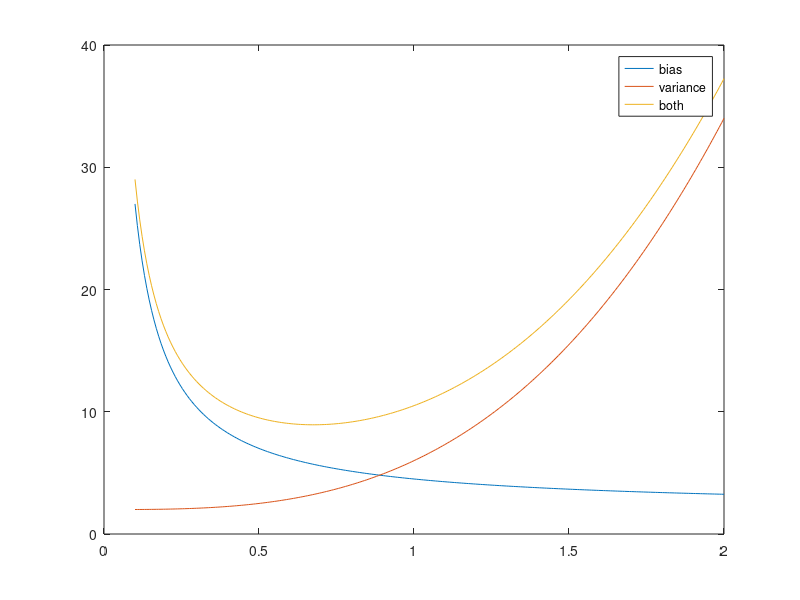

Write MATLAB code to recreate this figure. (Note: this script raises an error after producing the figure.)
%%%%%%%%%%%%%%%%%%%%%%%%%%%%%%%%%%%%%%%%%%%%%%%%%%%%%%%%%%%%%%%%%%%%%%%%%%%
%%%%%%%%%%%%%%%%%%%%%%%%%%%%%%%%%%%%%%%%%%%%%%%%%%%%%%%%%%%%%%%%%%%%%%%%%%%
%% Generate data for the Bias-Variance Plot
x = linspace(0.1,2,250)';
y_bias = 5 ./ (2*x) + 2;
y_var = 4*x.^3 + 2;
y_both = y_bias + y_var;
[optim, o_idx] = min(y_both);
%%
%T = table(x, y_bias, y_var, y_bias+y_var, ones(size(x))*x(o_idx), 'VariableNames', {'x', 'bias', 'variance', 'both', 'optimum'});
%writetable(T, "bias-variance-decomposition.txt", 'Delimiter', ' ');
plot(x, y_bias); hold on;
plot(x, y_var);
plot(x, y_bias + y_var)
legend('bias', 'variance', 'both');
xline(x(o_idx));
%%%%%%%%%%%%%%%%%%%%%%%%%%%%%%%%%%%%%%%%%%%%%%%%%%%%%%%%%%%%%%%%%%%%%%%%%%%
%%%%%%%%%%%%%%%%%%%%%%%%%%%%%%%%%%%%%%%%%%%%%%%%%%%%%%%%%%%%%%%%%%%%%%%%%%%
%% Generate data for the spline-types plot
x = linspace(0,1,1000)';

knots_e = 0:0.1:1;
knots_q = [0, 0.1, 0.2, 0.38, 0.46, 0.52, 0.56, 0.83, 0.88, 0.9, 1];
knots = knots_e';
kidx = 1;
B0 = Bspline.basisfunction(x, knots, kidx, 0);
B1 = Bspline.basisfunction(x, knots, kidx+1, 1);
B2 = Bspline.basisfunction(x, knots, kidx+2, 2);
B3 = Bspline.basisfunction(x, knots, kidx+3, 3);

%%
%k_save = [knots; zeros(numel(B0)-length(knots), 1)];
%T = table(x, B0, B1, B2, B3, k_save, 'VariableNames', {'x', 'B0', 'B1', 'B2', 'B3', 'knots'});
%writetable(T, "spline-types-quantile.txt", 'Delimiter', ' ');
%%
figure();
plot(x, B0); hold on;
plot(x, B1); 
plot(x, B2);
plot(x, B3);
legend('B0', 'B1', 'B2', 'B3');
scatter(knots, zeros(size(knots)));
for k=1:numel(knots)
    xline(knots(k));
end
%%%%%%%%%%%%%%%%%%%%%%%%%%%%%%%%%%%%%%%%%%%%%%%%%%%%%%%%%%%%%%%%%%%%%%%%%%%
%%%%%%%%%%%%%%%%%%%%%%%%%%%%%%%%%%%%%%%%%%%%%%%%%%%%%%%%%%%%%%%%%%%%%%%%%%%
%% Generate data for B-spline basis plots
ndata = 1000;
xe = linspace(0., 1, ndata)';
xq = exp(3*xe);
xq = sort((xq - min(xq)) / (max(xq) - min(xq)));

[Be, ke] = Bspline.basismatrix(xe, 8, 3, "e");
[Bq, kq] = Bspline.basismatrix(xq, 8, 3, "q");
%%
k_save_e = [ke'; zeros(ndata-length(ke), 1)];
k_save_q = [kq'; zeros(ndata-length(kq), 1)];

%dlmwrite("b-spline-basis-equidistant.txt", full([x, Be, k_save_e]), 'delimiter', ' ');
%dlmwrite("b-spline-basis-quantile.txt", full([x, Bq, k_save_q]), 'delimiter', ' ');

%%
figure();
plot(xe, Be); hold on;
scatter(kq, zeros(size(kq)), 'o');
%%%%%%%%%%%%%%%%%%%%%%%%%%%%%%%%%%%%%%%%%%%%%%%%%%%%%%%%%%%%%%%%%%%%%%%%%%%
%%%%%%%%%%%%%%%%%%%%%%%%%%%%%%%%%%%%%%%%%%%%%%%%%%%%%%%%%%%%%%%%%%%%%%%%%%%
